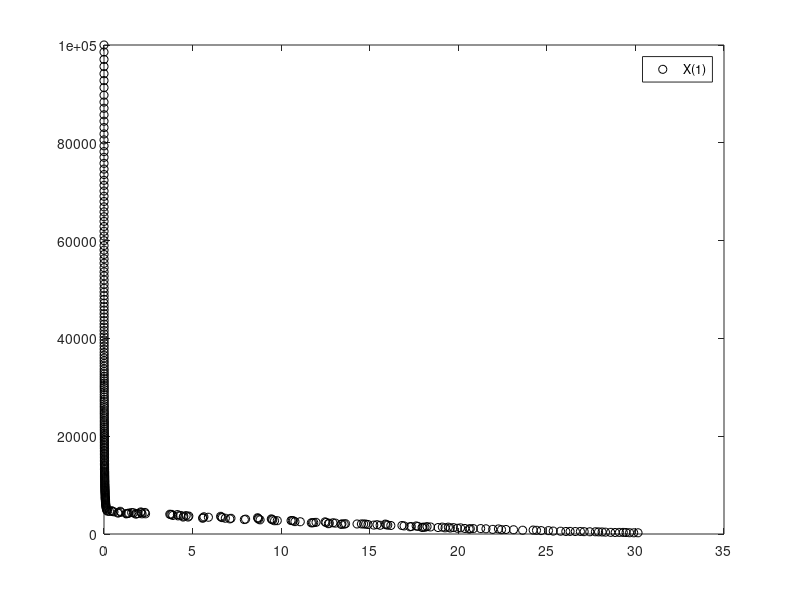
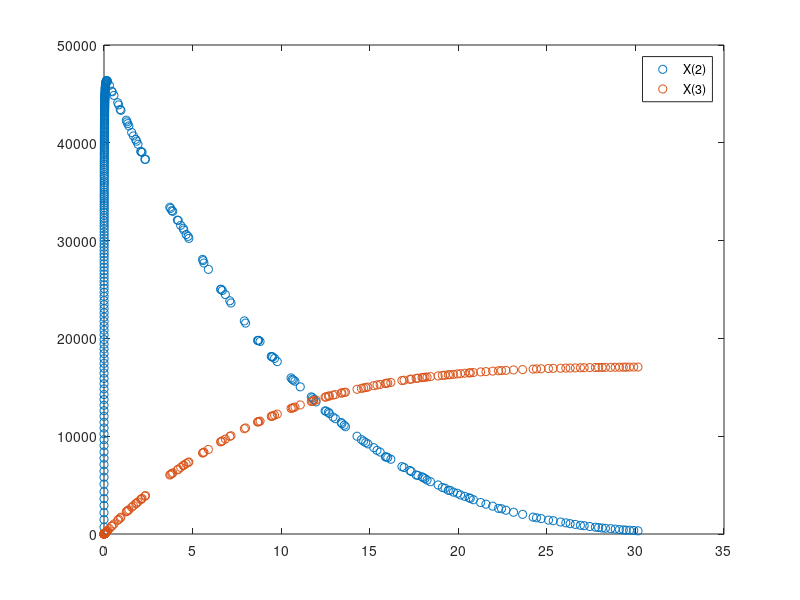

Write MATLAB code to recreate these figures, in order.
%%%% Gillespie Tau Leaping %%%% 

clear;
clc;

N=3; %Número de componentes
M=4; %Número de reacciones

%Vector X de numero de moléculas de cada componente
X=zeros(1,N);
X(1)=1e5;
X(2)=0;
X(3)=0;

%Constantes de cada reacción
c=zeros(1,M);
c(1)=1;
c(2)=0.002;
c(3)=0.5;
c(4)=0.04;

%Matriz de reacciones v
v=zeros(M,N);
v(1,:)=[-1,0,0];
v(2,:)=[-2,1,0];
v(3,:)=[2,-1,0];
v(4,:)=[0,-1,1];

%Vector de kj's
k=zeros(1,M);

%Lambda
lambda=zeros(1,N);

%Vector de a's
a=zeros(1,M);

%Matriz de b's
b=zeros(M,N);

%Epsilon
eps=zeros(1,N);

%Taus
taus=zeros(1,M);

a0=0;
d=0;
ep=0.03;

T(1)=0;
n=1;
while T(n)<30
    %%%% Calcular tau %%%%
    b(1,1)=c(1);
    b(2,1)=c(2)*(1/2)*(2*X(n)-1);
    b(3,2)=c(3);
    b(4,2)=c(4);
    
    a(1)=c(1)*X(n,1);
    a(2)=c(2)*(1/2)*(X(n,1))*(X(n,1)-1); %%Duda en esta
    a(3)=c(3)*X(n,2);
    a(4)=c(4)*X(n,2);
    
    a0=sum(a);
    
    for j=1:M
        eps=eps+a(j)*v(j,:);
    end
    
    for j=1:M
        for i=1:N
            d=d+eps(i)*b(j,i);
        end
        d=abs(d);
        taus(j)=ep*a0/d;
    end
    d=0;
    eps=zeros(1,N);
    tau=min(taus);
    %%%%%%%%%%%%%%%%%%%%%%
    %%%% Calcular las demás cosas %%%%
    for j=1:M
        k(j)=poissrnd(a(j)*tau);
        lambda=lambda+k(j)*v(j,:);
    end
    T(n+1)=T(n)+tau;
    X(n+1,:)=X(n,:)+lambda;
    lambda=zeros(1,N);
    a0=0;
    n=n+1;
end
figure()
plot(T,X(:,1),'ko')
legend('X(1)')
figure()
plot(T,X(:,2),'o')
hold on
plot(T,X(:,3),'o')
legend('X(2)','X(3)')
disp('Número de pasos: ')
disp(n)